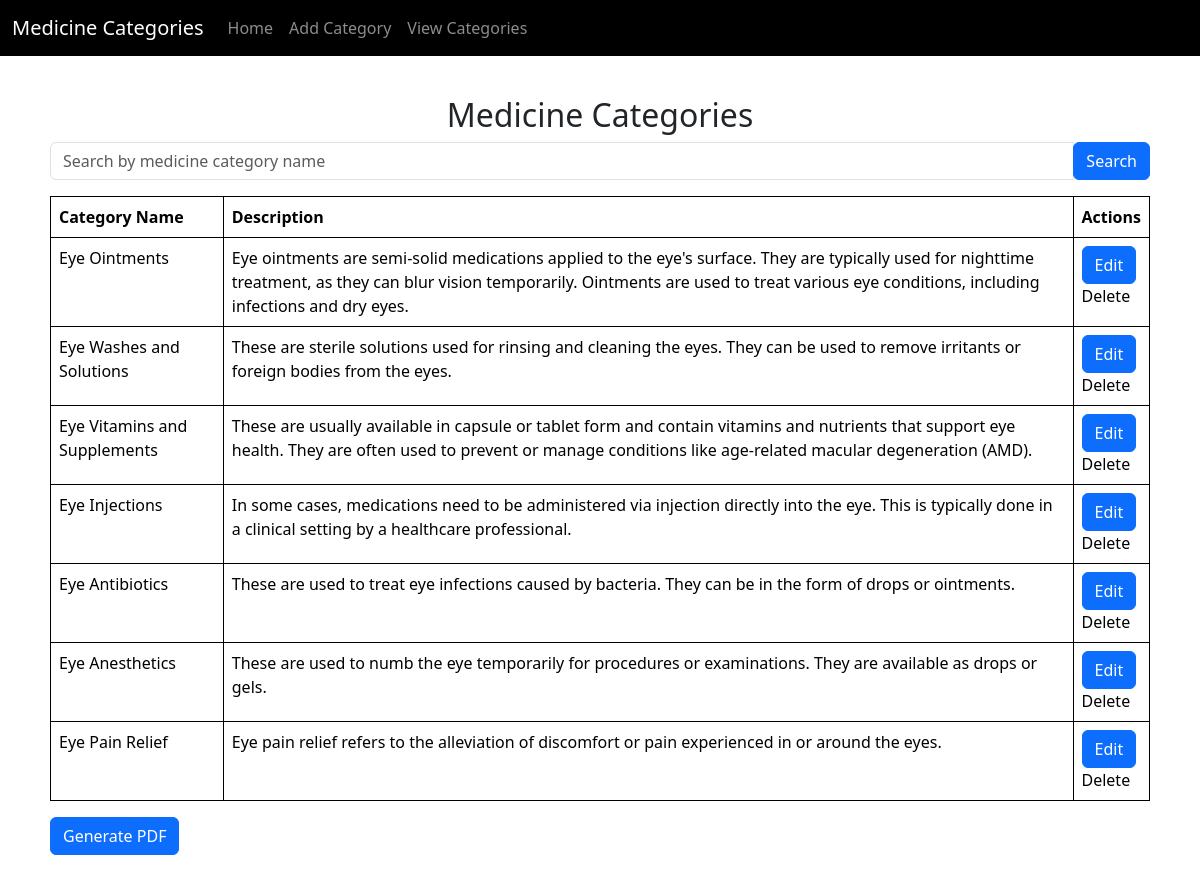
Page /view_medicine_category on the earlier database version.
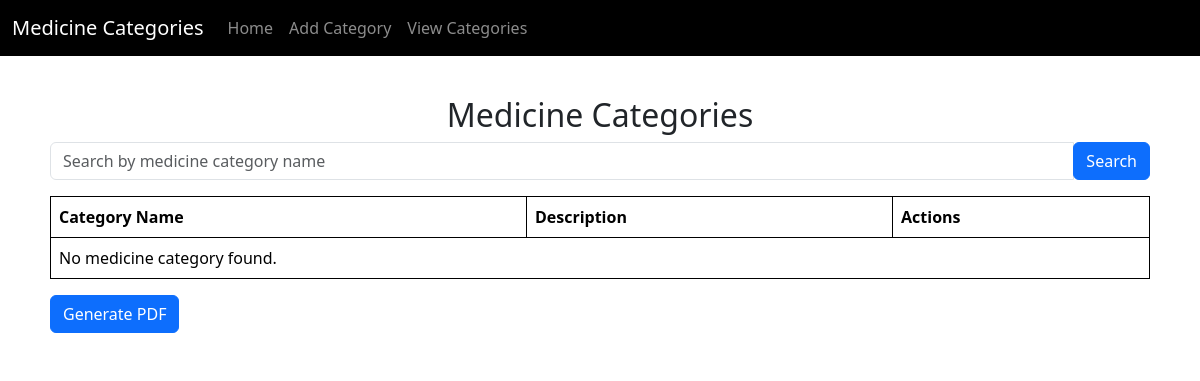
Same page on the later database version.
### eyeapp/models.py (models this page shows, shortened)
class MedicineCategory(models.Model):
    MedCatId = models.AutoField(primary_key=True)
    category_name = models.CharField(max_length=100)
    description = models.CharField(max_length=100)
    is_active = models.BooleanField(default=True)

### eyeapp/views.py (the view)
# urls.py: path('view_medicine_category', views.view_medicine_category, name='view_medicine_category'),
def view_medicine_category(request):
    categories = MedicineCategory.objects.filter(is_active=True)
    return render(request, 'view_medicine_category.html', {'categories': categories})

### templates/view_medicine_category.html (shortened to what this page needs)
<!DOCTYPE html>
<html lang="en">
<head>
    <link rel="stylesheet" href="https://cdn.jsdelivr.net/npm/bootstrap/dist/css/bootstrap.min.css">
</head>
<body>
<nav class="navbar navbar-expand-lg navbar-dark bg-black">
    <div class="container-fluid">
        <a class="navbar-brand" href="#">Medicine Categories</a>
        <div class="collapse navbar-collapse" id="navbarNav">
            <ul class="navbar-nav ml-auto">
                <li class="nav-item">
                    <a class="nav-link" href="{% url 'phar_staff_page' %}">Home</a>
                </li>
                <li class="nav-item">
                    <a class="nav-link" href="{% url 'add_medicine_category' %}">Add Category</a>
                </li>
                <li class="nav-item">
                    <a class="nav-link" href="{% url 'view_medicine_category' %}">View Categories</a>
                </li>
            </ul>
        </div>
    </div>
</nav>
<div class="container">
    <h2 class="text-center" id="list">Medicine Categories</h2>
    <form id="search-form" method="GET" action="{% url 'search_medicine_category' %}">
        <div class="input-group mb-3">
            <input type="text" class="form-control" name="category_name" placeholder="Search by medicine category name">
            <div class="input-group-append">
                <button class="btn btn-primary" type="submit"> Search</button>
            </div>
        </div>
    </form>
    <table class="table">
        <thead>
            <tr>
                <th scope="col">Category Name</th>
                <th scope="col">Description</th>
                <th scope="col">Actions</th>
            </tr>
        </thead>
        <tbody>
            {% for i in categories %}
            <tr>
            <td>{{ i.category_name }}</td>
            <td>{{ i.description }}</td>
            <td>
                <button class="btn btn-primary">Edit</button>
                <a class="dropdown-item" href="{% url 'delete_medicine_category' i.MedCatId %}"> Delete</a>
            </td>
    </tr>
    {% empty %}
            <tr>
                <td colspan="5">No medicine category found.</td>
            </tr>
            {% endfor %}
        </tbody>
    </table>
    <button class="btn btn-primary" onclick="generatePDF()">Generate PDF</button>
</div>
</body>
</html>

Differences in the rows shown:
removed MedicineCategory: category_name "Eye Ointments", description "Eye ointments are semi-solid medications applied to the eye's surface. They are typically used for nighttime treatment, as they can blur vision temporarily. Ointments are used to treat various eye conditions, including infections and dry eyes."
removed MedicineCategory: category_name "Eye Washes and Solutions", description "These are sterile solutions used for rinsing and cleaning the eyes. They can be used to remove irritants or foreign bodies from the eyes."
removed MedicineCategory: category_name "Eye Vitamins and Supplements", description "These are usually available in capsule or tablet form and contain vitamins and nutrients that support eye health. They are often used to prevent or manage conditions like age-related macular degeneration (AMD)."
removed MedicineCategory: category_name "Eye Injections", description "In some cases, medications need to be administered via injection directly into the eye. This is typically done in a clinical setting by a healthcare professional."
removed MedicineCategory: category_name "Eye Antibiotics", description "These are used to treat eye infections caused by bacteria. They can be in the form of drops or ointments."
removed MedicineCategory: category_name "Eye Anesthetics", description "These are used to numb the eye temporarily for procedures or examinations. They are available as drops or gels."
removed MedicineCategory: category_name "Eye Pain Relief", description "Eye pain relief refers to the alleviation of discomfort or pain experienced in or around the eyes."
Other differences:
text now shown: "No medicine category found."
